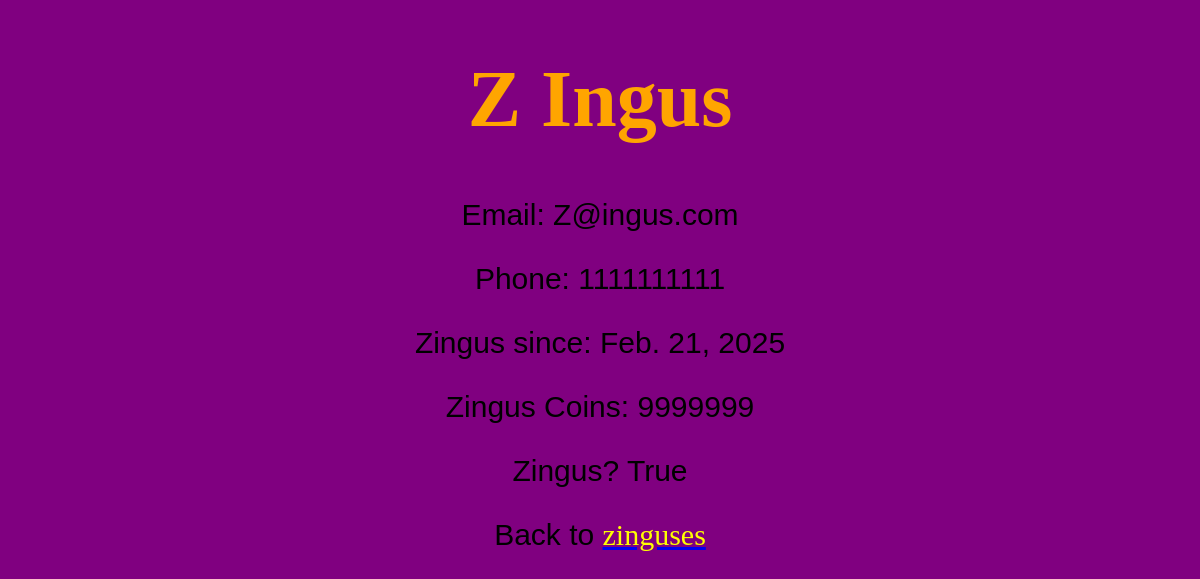
Screenshot of /zinguses/search/details/1 (signed in) with the database file from the repository.
### members/models.py (models this page shows, shortened)
class Member(models.Model):
  firstname = models.CharField(max_length=255)
  lastname = models.CharField(max_length=255)
  phone = models.IntegerField(null=True)
  joined_date = models.DateField()
  zinguscoin = models.IntegerField(default=0)
  email = models.EmailField()
  zingus = models.BooleanField(default=False)

### members/views.py (the view)
# urls.py: path('zinguses/search/details/<int:id>', views.details, name='details'),
@login_required
def details(request, id):
  mymember = Member.objects.get(id=id)
  template = loader.get_template('details.html')
  context = {
    'mymember': mymember,
  }
  return HttpResponse(template.render(context, request))

### members/templates/details.html (shortened to what this page needs)
{% extends "master.html" %}
{% block content %}
  <h1>{{ mymember.firstname }} {{ mymember.lastname }}</h1>
  <p>Email: {{ mymember.email }}</p>
  <p>Phone: {{ mymember.phone }}</p>
  <p>Zingus since: {{ mymember.joined_date }}</p>
  <p>Zingus Coins: {{ mymember.zinguscoin }}</p>
  <p>Zingus? {{ mymember.zingus }}</p>
  <p>Back to <a href="/zinguses/"><span style="font-family: 'Segoe Script', serif; color: yellow;">zinguses</span></a></p>
{% endblock %}

### members/templates/master.html (style rules this page uses)
body { background-color: purple; }
h1 { color: orange; font-family: 'Impact', serif; font-size: 80px; text-align: center; }
p { font-family: 'Arial', serif; font-size: 30px; text-align: center; }

### rows the page displays
Member: firstname "Z", lastname "Ingus", email "Z@ingus.com", phone "1111111111", joined_date "Feb. 21, 2025", zinguscoin "9999999", zingus "True"
